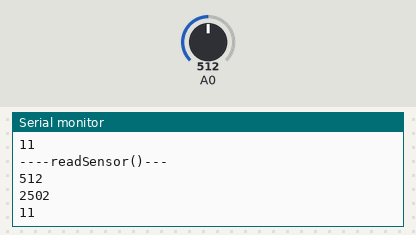
Bench run of a sketch on a simulated Arduino Uno, built with avr-gcc and run on an emulated ATmega328P. Parts: the last lines printed to the serial monitor. The test bench sets the inputs (shaded band); at power-on: A0 = 512.

Above: at 1.3 s.
1.4 s: A0 set to 493
At 1.82 s:
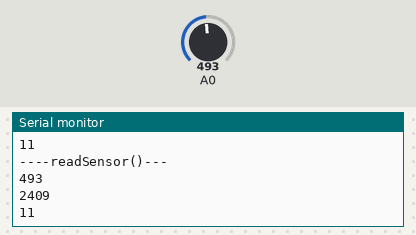
2.9 s: A0 set to 511
At 3.33 s:
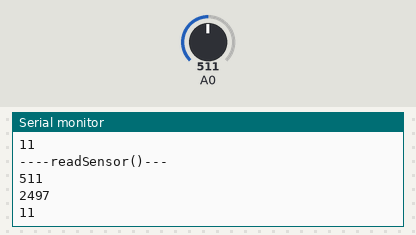
Timing chart, 0 to 5.9 s (numbered marks = the images above; inputs shaded):
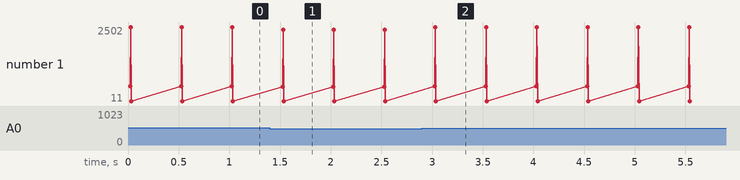

The sketch:

UVMeter.ino
```cpp
String UV = "0";

void setup() {
  Serial.begin(9600);
}

void loop() {

 //int stringLength = 0;

 UV = readSensor();

 //stringLength = UV.length();
 Serial.println(UV);

 delay(500);
}

String readSensor()
{
  Serial.println("----readSensor()---");
  String UVIndex = "0";
  int sensorValue = 0;

  sensorValue = analogRead(0);                        //connect UV sensor to Analog 0
  Serial.println(sensorValue);
  int voltage = (sensorValue * (5.0 / 1023.0))*1000;  //Voltage in miliVolts
  Serial.println(voltage);

  if(voltage<50)
  {
    UVIndex = "0";
  }else if (voltage>50 && voltage<=227)
  {
    UVIndex = "0";
  }else if (voltage>227 && voltage<=318)
  {
    UVIndex = "1";
  }
  else if (voltage>318 && voltage<=408)
  {
    UVIndex = "2";
  }else if (voltage>408 && voltage<=503)
  {
    UVIndex = "3";
  }
  else if (voltage>503 && voltage<=606)
  {
    UVIndex = "4";
  }else if (voltage>606 && voltage<=696)
  {
    UVIndex = "5";
  }else if (voltage>696 && voltage<=795)
  {
    UVIndex = "6";
  }else if (voltage>795 && voltage<=881)
  {
    UVIndex = "7";
  }
  else if (voltage>881 && voltage<=976)
  {
    UVIndex = "8";
  }
  else if (voltage>976 && voltage<=1079)
  {
    UVIndex = "9";
  }
  else if (voltage>1079 && voltage<=1170)
  {
    UVIndex = "10";
  }else if (voltage>1170)
  {
    UVIndex = "11";
  }
  return UVIndex;
}
```

Measured:
- after the input at 1.4 s, the serial monitor: prints a new line after 0.12 s (image 1)
- after the input at 2.9 s, the serial monitor: prints a new line after 0.13 s (image 2)
